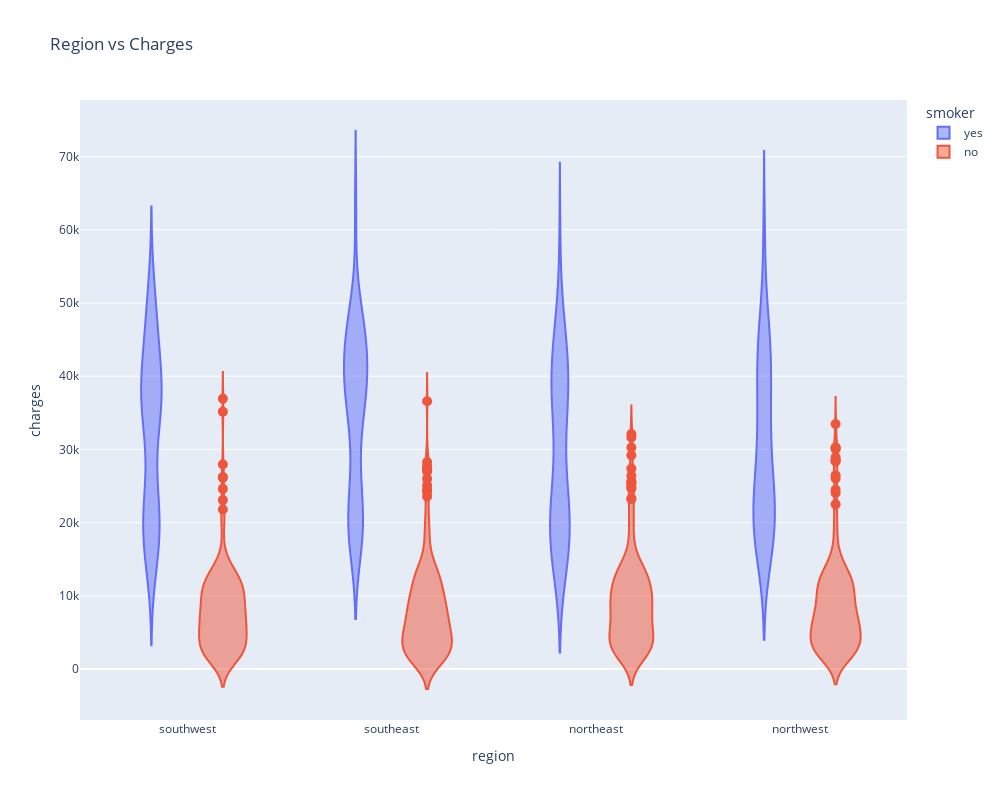

Notebook code for this chart:
### Code cell
fig = px.violin(medical_df,
                 x = 'region',
                 y = 'charges',
                 color = 'smoker',
                 # opacity = 0.8, 
                 hover_data = ['sex'],
                 title = 'Region vs Charges',
                 width = 1000,
                 height = 800,)
fig.update_traces(marker_size = 10)
# fig.show()

### Figure 1 — Plotly figure (JSON) as saved in the notebook; plotly's stock layout.template omitted (floating-point values rounded to 4 significant figures; data arrays with more than 128 entries replaced by an {"elided": "..."} marker saying what was removed)
{"data": [{"alignmentgroup": "True", "box": {"visible": false}, "customdata": {"elided": "274x1 str values"}, "hovertemplate": "smoker=yes<br>region=%{x}<br>charges=%{y}<br>sex=%{customdata[0]}<extra></extra>", "legendgroup": "yes", "marker": {"color": "#636efa", "size": 10}, "name": "yes", "offsetgroup": "yes", "orientation": "v", "scalegroup": "True", "showlegend": true, "type": "violin", "x": {"elided": "274 str values"}, "x0": " ", "xaxis": "x", "y": {"elided": "274 float values"}, "y0": " ", "yaxis": "y"}, {"alignmentgroup": "True", "box": {"visible": false}, "customdata": {"elided": "1064x1 str values"}, "hovertemplate": "smoker=no<br>region=%{x}<br>charges=%{y}<br>sex=%{customdata[0]}<extra></extra>", "legendgroup": "no", "marker": {"color": "#EF553B", "size": 10}, "name": "no", "offsetgroup": "no", "orientation": "v", "scalegroup": "True", "showlegend": true, "type": "violin", "x": {"elided": "1064 str values"}, "x0": " ", "xaxis": "x", "y": {"elided": "1064 float values"}, "y0": " ", "yaxis": "y"}], "layout": {"height": 800, "legend": {"title": {"text": "smoker"}, "tracegroupgap": 0}, "title": {"text": "Region vs Charges"}, "violinmode": "group", "width": 1000, "xaxis": {"anchor": "y", "autorange": true, "domain": [0, 1], "range": [-0.5246, 3.525], "title": {"text": "region"}, "type": "category"}, "yaxis": {"anchor": "x", "autorange": true, "domain": [0, 1], "range": [-6968.0, 77740.0], "title": {"text": "charges"}, "type": "linear"}}}
